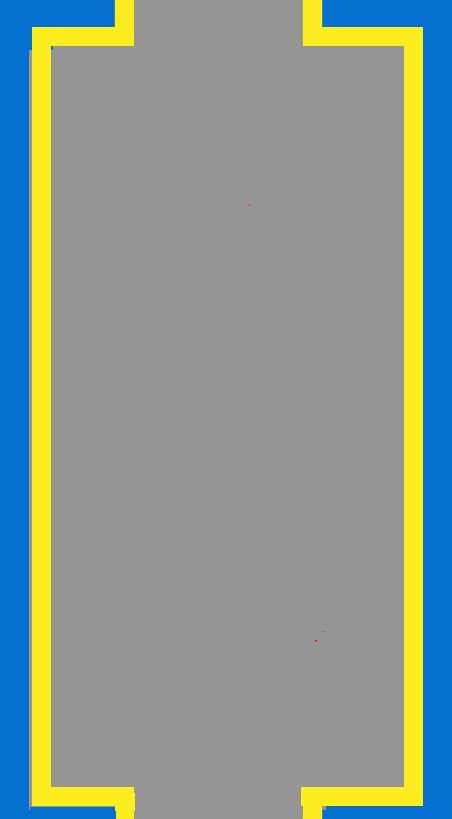
#> input picture map.png, 452 x 819 px
$ python RPF_demo.py
#> lines starting #> are read from the running program, lines starting #| are printed output that depends on the picture; after the words box and inside, x2 and y2 are one past the last pixel; in counts of white or black regions, pixels touching at a corner belong together
#> further down, origin_map is the input picture: shape (819, 452, 3); mean B, G, R 145.8, 152.6, 138.3
# -*- coding: UTF-8 -*-
'''=================================================
@Project -> File   ：codes -> APF-demo
@IDE    ：PyCharm
@Author ：Blain Wu
@Date   ：2020/8/11 20:17
@Desc   ：
=================================================='''
import cv2
import  numpy as np

def map_init(frame,start_point,end_point,obstacles):
    #draw the entrance and exit point
    cv2.circle(frame,tuple(end_point),10,color = (0,255,0),thickness=-1)
    cv2.putText(frame,"Exit",(180,30),fontScale=1,fontFace=cv2.FONT_HERSHEY_SIMPLEX,
                thickness=2,color= (0,0,0))

    cv2.circle(frame,tuple(start_point), 10, color=(0, 255, 0), thickness=-1)
    cv2.putText(frame,"Entrance",(145,810),fontScale=1,fontFace=cv2.FONT_HERSHEY_SIMPLEX,
                thickness=2,color= (0,0,0))
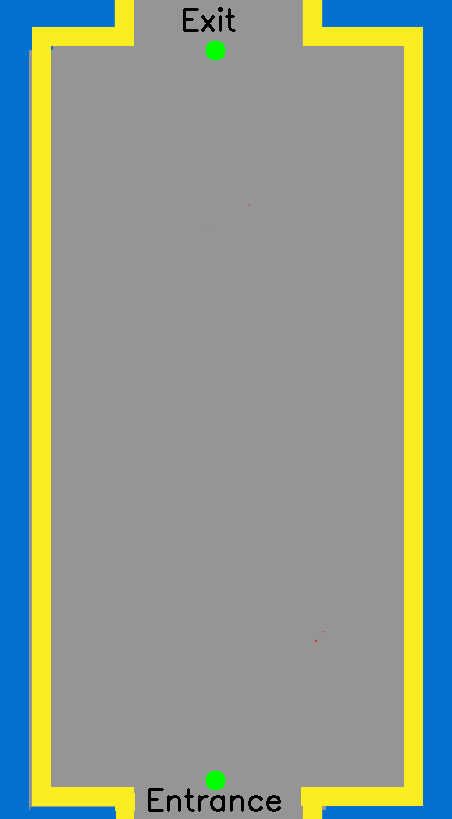
#> frame: shape (819, 452, 3); mean B, G, R 145, 152.2, 137.5

    for obstacle in obstacles:
        cv2.drawMarker(frame,position=tuple(obstacle),color=(0,0,255),
                       markerType=cv2.MARKER_STAR,
                       markerSize=30,
                       thickness=2)
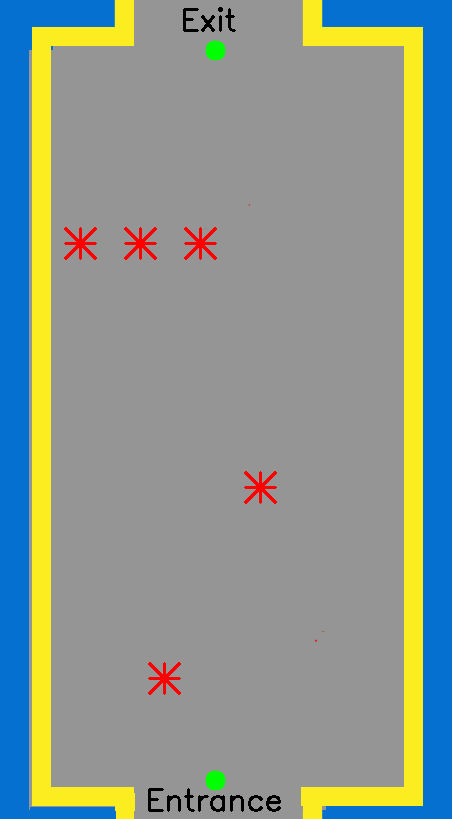
#> frame: shape (819, 452, 3); 0.61% of pixels changed, all inside (x1, y1, x2, y2) = (64, 227, 277, 695)
    return frame

if __name__ == '__main__':
    origin_map = cv2.imread('./map.png')
    start_point = [215,780]
    end_point = [215,50]
    obstacle_points = [[140,243],[80,243],[200,243],[260,487],[164,678]]
    map = map_init(origin_map,start_point,end_point,obstacle_points)
    start_point = np.array(start_point)
    end_point = np.array(end_point)
    robot_point = start_point

    K1,K2 = 5000,1000 #lamda1,lamda2
    P_rob2end = end_point - robot_point
    P_rob2end_distance = np.sqrt(np.sum(np.square(P_rob2end)))
    step_index = 0
    safe_distance = 100
    while(P_rob2end_distance >50):
        F_end_att = K1 * (P_rob2end/P_rob2end_distance) #attractive direction
        F_repulsion = np.array([0,0]) #repulsion direction
        for obstacle in obstacle_points:
            P_ri =  robot_point - obstacle
            P_ri_distance = np.sqrt(np.sum(np.square(P_ri)))# ||P_ri||
            if P_ri_distance > safe_distance:
                rupulsion = np.array([0,0])
            else:
                rupulsion = K2/P_ri_distance
            F_repulsion = F_repulsion + rupulsion*(P_ri/P_ri_distance)
        F = F_end_att/P_rob2end_distance + F_repulsion
        robot_point = robot_point +  F
        robot_point = robot_point.astype(int)
        cv2.circle(map,tuple(robot_point), 20, color=(255,255, 0), thickness=-1)
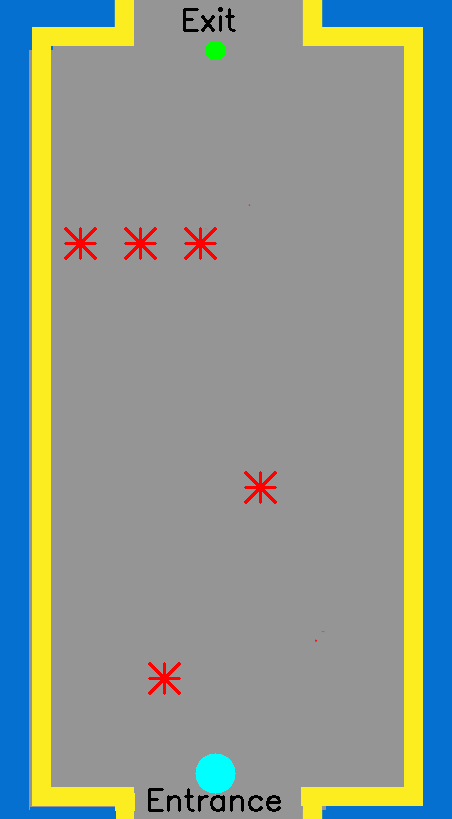
#> map: shape (819, 452, 3); 0.34% of pixels changed, all inside (x1, y1, x2, y2) = (195, 753, 236, 794)
        P_rob2end = end_point - robot_point #update position
        P_rob2end_distance = np.sqrt(np.sum(np.square(P_rob2end)))#update distance
        step_index += 1
        print("step:{},distance:{}".format(step_index,P_rob2end_distance))
        cv2.imshow("result",origin_map)
        cv2.waitKey(10)

    cv2.imshow("result",origin_map)
    cv2.waitKey(0)
